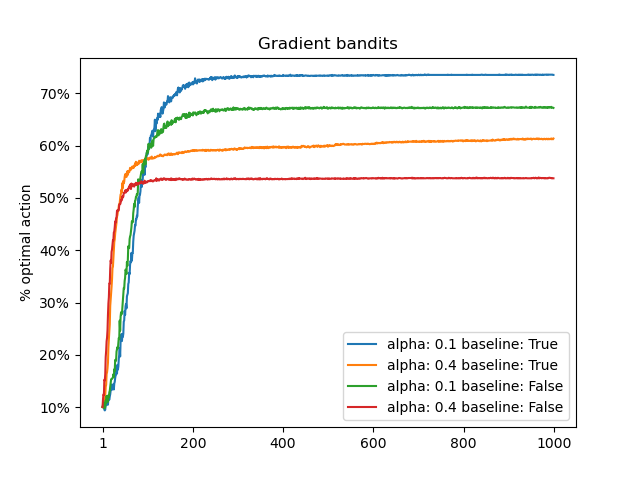

Source code (Python):
""" Page 42. """

from multiprocessing import Pool

import numpy as np
from matplotlib import pyplot as plt
import matplotlib.ticker as mtick

from envs.k_armed_bandit_env import KArmedBanditEnv
from algos.gradient_bandit import GradientBandit


STEPS = 1000
EPISODES = 200
ALPHAS = (0.1, 0.4, 0.1, 0.4)
BASELINES = (True, True, False, False)
INPUT = ((GradientBandit, (alpha, baseline)) for alpha, baseline in zip(ALPHAS, BASELINES))


def exe(input):
    agent_class, params = input
    alpha, baseline = params
    avg_perc_opt_actions = np.zeros(STEPS)
    avg_reward = 0
    for episode in range(1, EPISODES+1):
        env = KArmedBanditEnv()
        agent = agent_class(env, alpha, baseline)
        avg_ep_reward = 0
        optimal_actions_bool = []
        for step in range(1, STEPS+1):
            action = agent.act(step)
            reward = env.step(action)
            avg_ep_reward += (reward - avg_ep_reward) / step
            agent.learn(action=action, reward=reward, avg_ep_reward=avg_ep_reward)
            optimal_actions_bool.append(action == env.optimal_action)
        avg_reward += (avg_ep_reward - avg_reward) / episode
        for i in range(STEPS):
            avg_perc_opt_actions[i] += (optimal_actions_bool[i] - avg_perc_opt_actions[i]) / episode
    return avg_perc_opt_actions


with Pool() as pool:
    results = pool.map(exe, INPUT)
    for i in range(len(ALPHAS)):
        plt.plot(results[i], label=f'alpha: {ALPHAS[i]} baseline: {BASELINES[i]}')
    plt.legend()
    plt.title('Gradient bandits')
    plt.ylabel(f'% optimal action')
    plt.xticks([1] + list(range(200, STEPS+1, 200)))
    plt.gca().yaxis.set_major_formatter(mtick.PercentFormatter(xmax=1.0))
    # plt.savefig('figure_2.5_gradient_bandits.png')
    plt.show()
